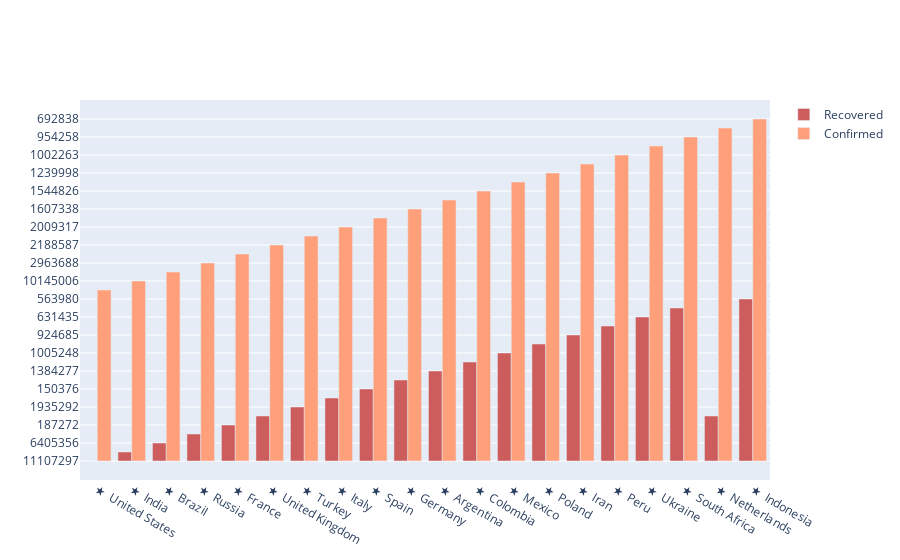

Write notebook code for a chart like this one.
### Markdown cell above
Здесь мы видим, что число погибших очень низкое по сравнению с подтвержденными случаями, потому что большинство людей выздоравливают от COVID-19. По предварительным оценкам, общий уровень выздоровления от COVID-19 составляет от 97% до 99,75%.

### Code cell
# позволяет визуализировать вылеченный случай относительно общего подтвержденного случая

import plotly.graph_objects as go


#для сгруппированной гистограммы с использованием восстановленных случаев по стране и общего количества случаев по стране.

fig = go.Figure(data = [
go.Bar(
    x = world_df['Name'],
    y = world_df["Recovered"].head(20),
    name = "Recovered",
    marker_color = "indianred"
),
go.Bar(
    x = world_df['Name'],
    y = world_df['Confirmed'].head(20),
    name = 'Confirmed',
    marker_color = "lightsalmon"
)
])

# Здесь мы изменяем угол наклона оси x, в результате чего метки поворачиваются.
fig.update_layout(barmode='group')
fig.show()

### Figure 1 — Plotly figure (JSON) as saved in the notebook; plotly's stock layout.template omitted (floating-point values rounded to 4 significant figures; data arrays with more than 128 entries replaced by an {"elided": "..."} marker saying what was removed)
{"data": [{"marker": {"color": "indianred"}, "name": "Recovered", "type": "bar", "x": {"elided": "218 str values"}, "y": ["11107297", "9714435", "6405356", "2370857", "187272", "Unknown", "1935292", "1344785", "150376", "1184400", "1384277", "1404168", "1005248", "975876", "924685", "938341", "631435", "811372", "Unknown", "563980"]}, {"marker": {"color": "lightsalmon"}, "name": "Confirmed", "type": "bar", "x": {"elided": "218 str values"}, "y": [18964993, 10145006, 7374775, 2963688, 2505875, 2188587, 2100712, 2009317, 1854951, 1607338, 1563865, 1544826, 1350079, 1239998, 1183182, 1002263, 1001132, 954258, 732570, 692838]}], "layout": {"barmode": "group"}}
